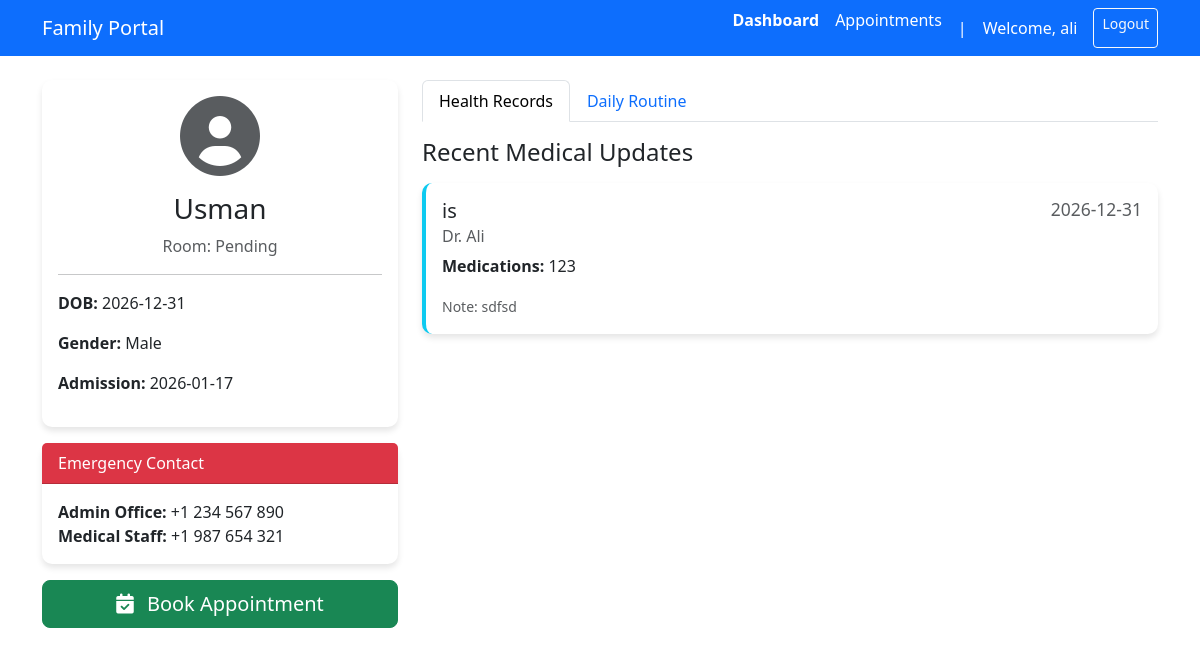
The app's page /family/dashboard.php (signed in) with its own data.
### tables this page shows
CREATE TABLE `elderly_members` (
  `id` int(11) NOT NULL,
  `name` varchar(100) NOT NULL,
  `dob` date NOT NULL,
  `gender` enum('Male','Female','Other') NOT NULL,
  `admission_date` date NOT NULL,
  `medical_history` text DEFAULT NULL,
  `emergency_contact` varchar(100) DEFAULT NULL,
  `family_member_id` int(11) DEFAULT NULL,
  `room_no` varchar(20) DEFAULT NULL,
  `created_at` timestamp NOT NULL DEFAULT current_timestamp()
);

CREATE TABLE `medical_records` (
  `id` int(11) NOT NULL,
  `elderly_id` int(11) NOT NULL,
  `doctor_name` varchar(100) DEFAULT NULL,
  `diagnosis` text DEFAULT NULL,
  `medications` text DEFAULT NULL,
  `checkup_date` date NOT NULL,
  `notes` text DEFAULT NULL
);

### family/dashboard.php (the view, shortened to what this page needs)
<?php
require_once '../config.php';
$uid = $_SESSION['user_id'];
$elderly = mysqli_fetch_assoc(mysqli_query($conn, "SELECT * FROM elderly_members WHERE family_member_id = $uid"));
?>
<!DOCTYPE html>
<html lang="en">
<head>
    <link href="https://cdn.jsdelivr.net/npm/bootstrap@5.3.0/dist/css/bootstrap.min.css" rel="stylesheet">
    <link rel="stylesheet" href="../assets/css/style.css">
    <link href="https://cdnjs.cloudflare.com/ajax/libs/font-awesome/6.0.0/css/all.min.css" rel="stylesheet">
</head>
<body>
<nav class="navbar navbar-dark bg-primary mb-4">
    <div class="container">
        <a class="navbar-brand" href="dashboard.php">Family Portal</a>
        <div class="d-flex">
            <a href="dashboard.php" class="nav-link text-white me-3 fw-bold">Dashboard</a>
            <a href="appointments.php" class="nav-link text-white me-3">Appointments</a>
            <span class="navbar-text text-white me-3">|</span>
            <span class="navbar-text text-white me-3">Welcome, <?php echo $_SESSION['name']; ?></span>
            <a href="../logout.php" class="btn btn-outline-light btn-sm">Logout</a>
        </div>
    </div>
</nav>
<div class="container">
    <?php if (!$elderly): ?>
        <div class="alert alert-warning text-center">
            <h4>No Elderly Member Linked</h4>
            <p>You haven't registered any elderly relative yet.</p>
            <a href="register_elderly.php" class="btn btn-primary mt-2">Register Elderly Relative</a>
            <p class="mt-2 text-muted"><small>If you have already registered, please wait for admin approval/linking.</small></p>
        </div>
    <?php else: ?>
        <div class="row mb-4">
            <div class="col-md-4">
                <div class="card mb-3">
                    <div class="card-body text-center">
                        <div class="mb-3">
                            <i class="fas fa-user-circle fa-5x text-muted"></i>
                        </div>
                        <h3><?php echo $elderly['name']; ?></h3>
                        <p class="text-muted">Room: <?php echo $elderly['room_no']; ?></p>
                        <hr>
                        <div class="text-start">
                            <p><strong>DOB:</strong> <?php echo $elderly['dob']; ?></p>
                            <p><strong>Gender:</strong> <?php echo $elderly['gender']; ?></p>
                            <p><strong>Admission:</strong> <?php echo $elderly['admission_date']; ?></p>
                        </div>
                    </div>
                </div>
                <div class="card mb-3">
                    <div class="card-header bg-danger text-white">Emergency Contact</div>
                    <div class="card-body">
                        <p class="mb-0"><strong>Admin Office:</strong> +1 234 567 890</p>
                        <p class="mb-0"><strong>Medical Staff:</strong> +1 987 654 321</p>
                    </div>
                </div>
                <div class="d-grid gap-2">
                    <a href="appointments.php" class="btn btn-success btn-lg"><i class="fas fa-calendar-check me-2"></i> Book Appointment</a>
                </div>
            </div>
            <div class="col-md-8">
                <ul class="nav nav-tabs mb-3" id="myTab" role="tablist">
                    <li class="nav-item">
                        <button class="nav-link active" id="health-tab" data-bs-toggle="tab" data-bs-target="#health" type="button">Health Records</button>
                    </li>
                    <li class="nav-item">
                        <button class="nav-link" id="activity-tab" data-bs-toggle="tab" data-bs-target="#activity" type="button">Daily Routine</button>
                    </li>
                </ul>
                <div class="tab-content" id="myTabContent">
                    <div class="tab-pane fade show active" id="health">
                        <h4 class="mb-3">Recent Medical Updates</h4>
                        <?php
                        $health = mysqli_query($conn, "SELECT * FROM medical_records WHERE elderly_id = {$elderly['id']} ORDER BY checkup_date DESC");
                        if (mysqli_num_rows($health) > 0) {
                            while($h = mysqli_fetch_assoc($health)) {
                                echo "<div class='card mb-3 border-start border-4 border-info'>";
                                echo "<div class='card-body'>";
                                echo "<h5 class='card-title'>{$h['diagnosis']} <small class='text-muted float-end'>{$h['checkup_date']}</small></h5>";
                                echo "<h6 class='card-subtitle mb-2 text-muted'>Dr. {$h['doctor_name']}</h6>";
                                echo "<p class='card-text'><strong>Medications:</strong> {$h['medications']}</p>";
                                if ($h['notes']) echo "<p class='card-text text-muted'><small>Note: {$h['notes']}</small></p>";
                                echo "</div></div>";
                            }
                        } else {
                            echo "<p class='text-muted'>No medical records found.</p>";
                        }
                        ?>
                    </div>
                </div>
            </div>
        </div>
    <?php endif; ?>
</div>
</body>
</html>

### assets/css/style.css (style rules this page uses)
body { min-height: 100vh; display: flex; flex-direction: column; }
.card { border: none; border-radius: 10px; box-shadow: 0 4px 6px rgba(0,0,0,0.1); transition: transform 0.2s; }

### records on screen
elderly_members: name "Usman", room_no "Pending", dob "2026-12-31", gender "Male", admission_date "2026-01-17"
medical_records: diagnosis "is", checkup_date "2026-12-31", doctor_name "Ali", medications "123", notes "sdfsd"

### other values on screen
$_SESSION['name'] "ali"
